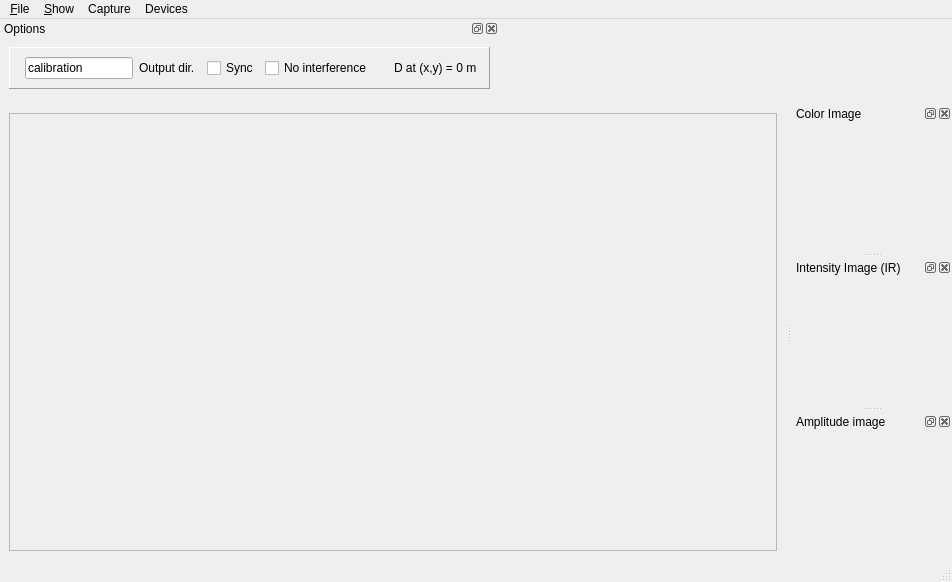
<?xml version="1.0" encoding="UTF-8"?>
<ui version="4.0">
 <class>RawImagesWindow</class>
 <widget class="QMainWindow" name="RawImagesWindow">
  <property name="geometry">
   <rect>
    <x>0</x>
    <y>0</y>
    <width>952</width>
    <height>582</height>
   </rect>
  </property>
  <property name="sizePolicy">
   <sizepolicy hsizetype="Expanding" vsizetype="Expanding">
    <horstretch>0</horstretch>
    <verstretch>0</verstretch>
   </sizepolicy>
  </property>
  <property name="windowTitle">
   <string>RGB-D Capture</string>
  </property>
  <widget class="QWidget" name="centralwidget">
   <layout class="QHBoxLayout" name="horizontalLayout">
    <item>
     <widget class="QFrame" name="frame_2">
      <property name="sizePolicy">
       <sizepolicy hsizetype="Expanding" vsizetype="Expanding">
        <horstretch>0</horstretch>
        <verstretch>0</verstretch>
       </sizepolicy>
      </property>
      <property name="frameShape">
       <enum>QFrame::StyledPanel</enum>
      </property>
      <property name="frameShadow">
       <enum>QFrame::Raised</enum>
      </property>
      <layout class="QHBoxLayout" name="horizontalLayout_2">
       <item>
        <widget class="ntk::ImageWidget" name="depthView" native="true">
         <property name="minimumSize">
          <size>
           <width>320</width>
           <height>240</height>
          </size>
         </property>
         <property name="focusPolicy">
          <enum>Qt::ClickFocus</enum>
         </property>
        </widget>
       </item>
      </layout>
     </widget>
    </item>
   </layout>
  </widget>
  <widget class="QMenuBar" name="menubar">
   <property name="geometry">
    <rect>
     <x>0</x>
     <y>0</y>
     <width>952</width>
     <height>26</height>
    </rect>
   </property>
   <widget class="QMenu" name="menuShow">
    <property name="title">
     <string>&amp;Show</string>
    </property>
    <addaction name="action_3D_View"/>
    <addaction name="action_Filters"/>
   </widget>
   <widget class="QMenu" name="menuFile">
    <property name="title">
     <string>&amp;File</string>
    </property>
    <addaction name="actionGrab_one_frame"/>
    <addaction name="action_GrabFrames"/>
    <addaction name="action_Screen_capture_mode"/>
    <addaction name="actionSave_calibration_parameters"/>
    <addaction name="separator"/>
    <addaction name="action_Quit"/>
   </widget>
   <widget class="QMenu" name="menuCapture">
    <property name="title">
     <string>Capture</string>
    </property>
    <addaction name="actionPause"/>
    <addaction name="actionNext_frame"/>
    <addaction name="actionShow_IR"/>
    <addaction name="actionDual_RGB_IR_mode"/>
   </widget>
   <widget class="QMenu" name="menuDevices">
    <property name="title">
     <string>Devices</string>
    </property>
    <addaction name="separator"/>
    <addaction name="actionKinect_0"/>
    <addaction name="actionKinect_1"/>
    <addaction name="actionKinect_2"/>
    <addaction name="actionKinect_3"/>
    <addaction name="actionAlternate_devices"/>
   </widget>
   <addaction name="menuFile"/>
   <addaction name="menuShow"/>
   <addaction name="menuCapture"/>
   <addaction name="menuDevices"/>
  </widget>
  <widget class="QStatusBar" name="statusbar"/>
  <widget class="QDockWidget" name="dockWidget">
   <property name="windowTitle">
    <string>Color Image</string>
   </property>
   <attribute name="dockWidgetArea">
    <number>2</number>
   </attribute>
   <widget class="QWidget" name="dockWidgetContents">
    <property name="minimumSize">
     <size>
      <width>160</width>
      <height>120</height>
     </size>
    </property>
    <layout class="QHBoxLayout" name="horizontalLayout_3">
     <item>
      <widget class="ntk::ImageWidget" name="colorView" native="true">
       <property name="sizePolicy">
        <sizepolicy hsizetype="Preferred" vsizetype="Preferred">
         <horstretch>0</horstretch>
         <verstretch>0</verstretch>
        </sizepolicy>
       </property>
      </widget>
     </item>
    </layout>
   </widget>
  </widget>
  <widget class="QDockWidget" name="dockWidget_2">
   <property name="windowTitle">
    <string>Intensity Image (IR)</string>
   </property>
   <attribute name="dockWidgetArea">
    <number>2</number>
   </attribute>
   <widget class="QWidget" name="dockWidgetContents_2">
    <property name="minimumSize">
     <size>
      <width>160</width>
      <height>120</height>
     </size>
    </property>
    <layout class="QHBoxLayout" name="horizontalLayout_4">
     <item>
      <widget class="ntk::ImageWidget" name="intensityView" native="true"/>
     </item>
    </layout>
   </widget>
  </widget>
  <widget class="QDockWidget" name="dockWidget_3">
   <property name="windowTitle">
    <string>Amplitude image</string>
   </property>
   <attribute name="dockWidgetArea">
    <number>2</number>
   </attribute>
   <widget class="QWidget" name="dockWidgetContents_3">
    <property name="minimumSize">
     <size>
      <width>160</width>
      <height>120</height>
     </size>
    </property>
    <layout class="QHBoxLayout" name="horizontalLayout_5">
     <item>
      <widget class="ntk::ImageWidget" name="amplitudeView" native="true"/>
     </item>
    </layout>
   </widget>
  </widget>
  <widget class="QDockWidget" name="dockWidget_4">
   <property name="windowTitle">
    <string>Options</string>
   </property>
   <attribute name="dockWidgetArea">
    <number>4</number>
   </attribute>
   <widget class="QWidget" name="dockWidgetContents_4">
    <property name="sizePolicy">
     <sizepolicy hsizetype="Fixed" vsizetype="Fixed">
      <horstretch>0</horstretch>
      <verstretch>0</verstretch>
     </sizepolicy>
    </property>
    <layout class="QHBoxLayout" name="horizontalLayout_6">
     <item>
      <widget class="QFrame" name="frame">
       <property name="sizePolicy">
        <sizepolicy hsizetype="Fixed" vsizetype="Fixed">
         <horstretch>0</horstretch>
         <verstretch>0</verstretch>
        </sizepolicy>
       </property>
       <property name="frameShape">
        <enum>QFrame::Panel</enum>
       </property>
       <property name="frameShadow">
        <enum>QFrame::Raised</enum>
       </property>
       <property name="lineWidth">
        <number>1</number>
       </property>
       <layout class="QHBoxLayout" name="horizontalLayout_7">
        <item>
         <widget class="Line" name="line_3">
          <property name="orientation">
           <enum>Qt::Horizontal</enum>
          </property>
         </widget>
        </item>
        <item>
         <widget class="QLineEdit" name="outputDirText">
          <property name="minimumSize">
           <size>
            <width>100</width>
            <height>0</height>
           </size>
          </property>
          <property name="focusPolicy">
           <enum>Qt::ClickFocus</enum>
          </property>
          <property name="text">
           <string>calibration</string>
          </property>
         </widget>
        </item>
        <item>
         <widget class="QLabel" name="label">
          <property name="text">
           <string>Output dir.</string>
          </property>
         </widget>
        </item>
        <item>
         <widget class="Line" name="line_2">
          <property name="orientation">
           <enum>Qt::Horizontal</enum>
          </property>
         </widget>
        </item>
        <item>
         <widget class="QCheckBox" name="syncMode">
          <property name="text">
           <string>Sync</string>
          </property>
          <property name="checked">
           <bool>false</bool>
          </property>
         </widget>
        </item>
        <item>
         <widget class="QCheckBox" name="noInterferenceCheckBox">
          <property name="toolTip">
           <string>Capture frames only when other cameras have no depth to avoid interferences</string>
          </property>
          <property name="text">
           <string>No interference</string>
          </property>
         </widget>
        </item>
        <item>
         <widget class="Line" name="line">
          <property name="orientation">
           <enum>Qt::Horizontal</enum>
          </property>
         </widget>
        </item>
        <item>
         <spacer name="horizontalSpacer">
          <property name="orientation">
           <enum>Qt::Horizontal</enum>
          </property>
          <property name="sizeHint" stdset="0">
           <size>
            <width>10</width>
            <height>20</height>
           </size>
          </property>
         </spacer>
        </item>
        <item>
         <widget class="QLabel" name="distanceLabel">
          <property name="text">
           <string>D at (x,y) = 0 m </string>
          </property>
         </widget>
        </item>
       </layout>
      </widget>
     </item>
    </layout>
   </widget>
  </widget>
  <action name="action_GrabOneFrame">
   <property name="text">
    <string>Grab one frame</string>
   </property>
  </action>
  <action name="action_Quit">
   <property name="text">
    <string>&amp;Quit</string>
   </property>
   <property name="shortcut">
    <string>Ctrl+Q</string>
   </property>
  </action>
  <action name="action_Show_Object_Detector">
   <property name="checkable">
    <bool>true</bool>
   </property>
   <property name="checked">
    <bool>false</bool>
   </property>
   <property name="text">
    <string>&amp;Object detector</string>
   </property>
  </action>
  <action name="action_3D_View">
   <property name="checkable">
    <bool>true</bool>
   </property>
   <property name="text">
    <string>3D &amp;View</string>
   </property>
  </action>
  <action name="action_Screen_capture_mode">
   <property name="checkable">
    <bool>true</bool>
   </property>
   <property name="enabled">
    <bool>true</bool>
   </property>
   <property name="text">
    <string>&amp;Screen capture mode</string>
   </property>
  </action>
  <action name="action_GrabFrames">
   <property name="checkable">
    <bool>true</bool>
   </property>
   <property name="text">
    <string>Grab all frames</string>
   </property>
   <property name="shortcut">
    <string>Ctrl+Shift+G</string>
   </property>
  </action>
  <action name="action_Filters">
   <property name="checkable">
    <bool>true</bool>
   </property>
   <property name="text">
    <string>Filters</string>
   </property>
  </action>
  <action name="actionPa10_Controller">
   <property name="checkable">
    <bool>true</bool>
   </property>
   <property name="enabled">
    <bool>false</bool>
   </property>
   <property name="text">
    <string>Pa10 Controller</string>
   </property>
  </action>
  <action name="action_Show_Modeler">
   <property name="checkable">
    <bool>true</bool>
   </property>
   <property name="enabled">
    <bool>false</bool>
   </property>
   <property name="text">
    <string>3D Modeler</string>
   </property>
  </action>
  <action name="actionStep_by_step">
   <property name="text">
    <string>Step by step</string>
   </property>
  </action>
  <action name="actionStep_by_step_2">
   <property name="text">
    <string>Step by step</string>
   </property>
  </action>
  <action name="actionPause">
   <property name="checkable">
    <bool>true</bool>
   </property>
   <property name="text">
    <string>Pause</string>
   </property>
  </action>
  <action name="actionNext_frame">
   <property name="text">
    <string>Next frame</string>
   </property>
   <property name="shortcut">
    <string>Ctrl+Right</string>
   </property>
  </action>
  <action name="actionPedestrians">
   <property name="checkable">
    <bool>true</bool>
   </property>
   <property name="text">
    <string>Pedestrians</string>
   </property>
  </action>
  <action name="actionShow_IR">
   <property name="checkable">
    <bool>true</bool>
   </property>
   <property name="text">
    <string>Show IR</string>
   </property>
  </action>
  <action name="actionDual_RGB_IR_mode">
   <property name="checkable">
    <bool>true</bool>
   </property>
   <property name="text">
    <string>Dual RGB/IR mode</string>
   </property>
  </action>
  <action name="actionRecognise_Objects">
   <property name="checkable">
    <bool>true</bool>
   </property>
   <property name="text">
    <string>Recognise Objects</string>
   </property>
  </action>
  <action name="actionSave_calibration_parameters">
   <property name="text">
    <string>Save calibration parameters</string>
   </property>
  </action>
  <action name="actionKinect_3">
   <property name="text">
    <string>Kinect 3</string>
   </property>
   <property name="shortcut">
    <string>3</string>
   </property>
  </action>
  <action name="actionKinect_2">
   <property name="text">
    <string>Kinect 2</string>
   </property>
   <property name="shortcut">
    <string>2</string>
   </property>
  </action>
  <action name="actionKinect_1">
   <property name="text">
    <string>Kinect 1</string>
   </property>
   <property name="shortcut">
    <string>1</string>
   </property>
  </action>
  <action name="actionKinect_0">
   <property name="text">
    <string>Kinect 0</string>
   </property>
   <property name="shortcut">
    <string>0</string>
   </property>
  </action>
  <action name="actionAlternate_devices">
   <property name="checkable">
    <bool>true</bool>
   </property>
   <property name="text">
    <string>Alternate devices</string>
   </property>
  </action>
  <action name="actionGrab_one_frame">
   <property name="text">
    <string>Grab one frame</string>
   </property>
   <property name="shortcut">
    <string>Ctrl+G</string>
   </property>
  </action>
 </widget>
 <customwidgets>
  <customwidget>
   <class>ntk::ImageWidget</class>
   <extends>QWidget</extends>
   <header location="global">ntk/gui/image_widget.h</header>
   <container>1</container>
  </customwidget>
 </customwidgets>
 <resources/>
 <connections/>
</ui>
